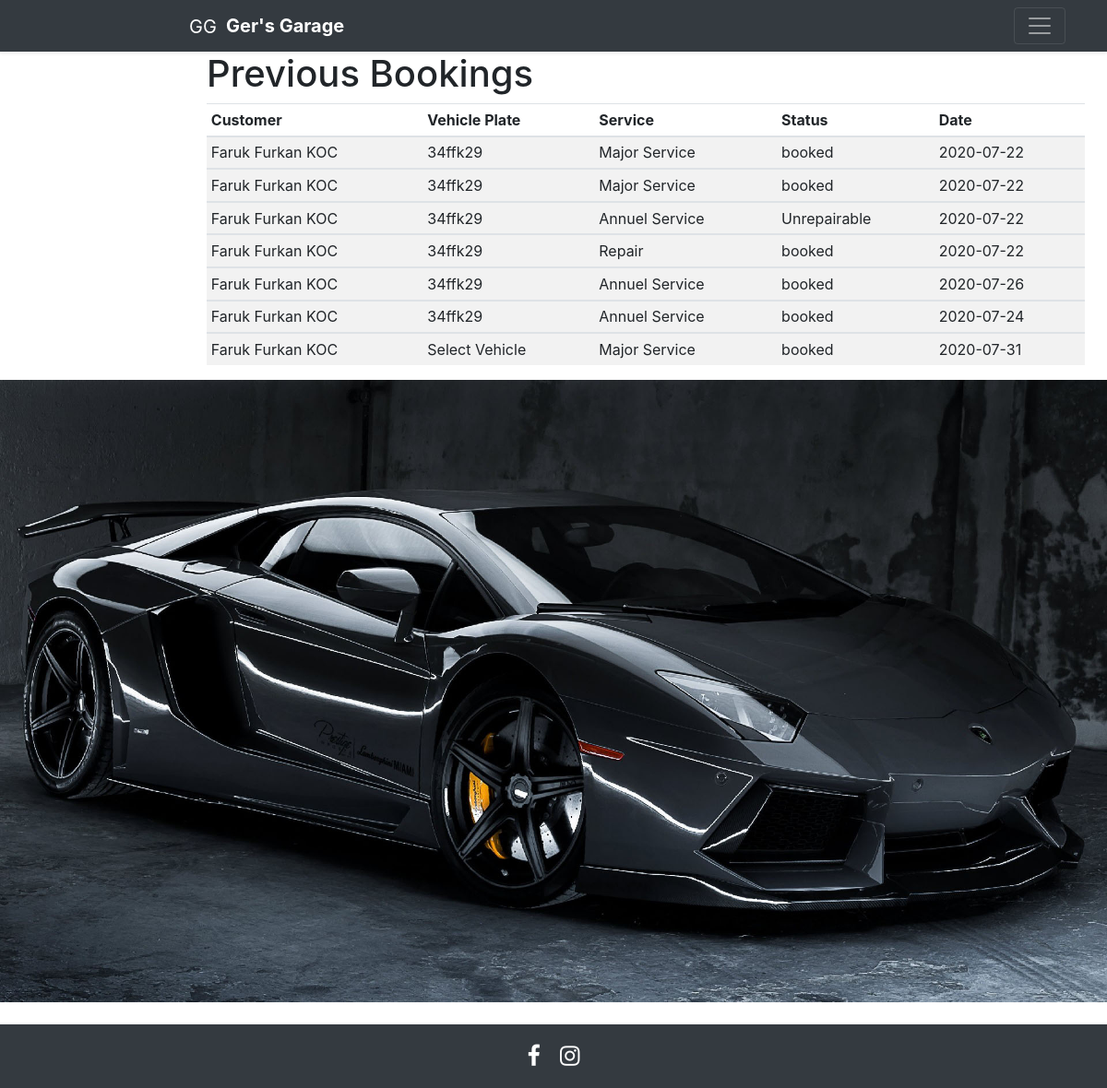
Screenshot of /client/index.php (signed in) with the database file from the repository.
### tables this page shows
CREATE TABLE IF NOT EXISTS `booking` (
  `id` int(11) unsigned NOT NULL AUTO_INCREMENT,
  `user` varchar(100) NOT NULL,
  `phone` varchar(100) NOT NULL,
  `vehicletype` varchar(100) NOT NULL,
  `selectmake` varchar(100) NOT NULL,
  `selectmodel` varchar(100) NOT NULL,
  `licence` varchar(100) NOT NULL,
  `enginetype` varchar(100) NOT NULL,
  `service` varchar(100) NOT NULL,
  `date` varchar(100) NOT NULL,
  `vehicle` varchar(100) NOT NULL,
  `comment` varchar(500) NOT NULL,
  `status` enum('booked','In Service','Unrepairable','Fixed','Collected') NOT NULL,
  PRIMARY KEY (`id`)
);

### client/index.php (the view)
<?php
include("header.php");
if(isset($_SESSION['user']) && $_SESSION['user'] != 'admin'){
?>
<main role="main" class="col-md-9 ml-sm-auto col-lg-10 px-4">
  <h1 class="h1">Previous Bookings</h1>
  <div class="table-responsive">
    <table class="table table-striped table-sm">
      <thead>
        <tr>
          <th>Customer</th>
          <th>Vehicle Plate</th>
          <th>Service</th>
          <th>Status</th>
          <th>Date</th>
        </tr>
      </thead>
      <?php
$user = $_SESSION['user'];
$query_vehicle = "SELECT * FROM `booking` WHERE `user`='$user' ";
$result_vehicles = mysqli_query($conn, $query_vehicle);
while($row = mysqli_fetch_array($result_vehicles)){
	if(@$_SESSION['user'] == $row['user']){
?>
      <tbody>
       <td><?php echo $row['user'] ?></td>
       <td><?php echo $row['vehicle'] ?></td>
       <td><?php echo $row['service'] ?></td>
       <td><?php echo $row['status'] ?></td>
       <td><?php echo $row['date'] ?></td>
      </tbody>
<?php } } ?>
    </table>
  </div>
</main>
<?php } ?>
<img src="assets/image/frontcar2.jpg" class="img-100-size" title="Gas Spring, boot" alt="Alternator">
<?php
include("footer.php");
?>

### client/header.php (shortened to what this page needs)
<!DOCTYPE html>
<html lang="en">
<head>
    <link rel="stylesheet" href="https://stackpath.bootstrapcdn.com/bootstrap/4.4.1/css/bootstrap.min.css">
    <link rel="stylesheet" href="assets/css/custom.css"/>
    <link rel="stylesheet" href="https://stackpath.bootstrapcdn.com/font-awesome/4.7.0/css/font-awesome.min.css">
</head>
<body>
        <header>
                <div class="navbar navbar-dark bg-dark shadow-sm">
                  <div class="container d-flex justify-content-between">
                    <a href="index.php" class="navbar-brand d-flex align-items-center">
                      <svg height="30" width="200">
                        <text x="160" y="23" fill="white">GG</text>
                      </svg>
                      <strong>Ger's Garage</strong>
                    </a>
                    <button class="navbar-toggler" type="button" data-toggle="collapse" data-target="#navbarHeader" aria-controls="navbarHeader" aria-expanded="false" aria-label="Toggle navigation">
                      <span class="navbar-toggler-icon"></span>
                    </button>
                  </div>
                </div>
              </header>

### client/footer.php (shortened to what this page needs)
<br><br>
<footer class="footer mt-auto py-3" style="background-color:#343A40">
    <div class="row">
           <div class="col">
          <div class="text-center">
            <span class="text-muted" style="font-size:25px;">
            <a href="" style="color:white"><i class="fa fa-facebook"></i></a>&nbsp;&nbsp;
            <a href="" style="color:white"><i class="fa fa-instagram"></i></a>
            </span>
          </div>
</div></div>
        </footer>
</body>
</html>

### client/assets/css/custom.css (style rules this page uses)
.img-100-size { width: 100%; }

### rows the page displays
booking: user "Faruk Furkan KOC", vehicle "34ffk29", service "Major Service", status "booked", date "2020-07-22"
booking: user "Faruk Furkan KOC", vehicle "34ffk29", service "Major Service", status "booked", date "2020-07-22"
booking: user "Faruk Furkan KOC", vehicle "34ffk29", service "Annuel Service", status "Unrepairable", date "2020-07-22"
booking: user "Faruk Furkan KOC", vehicle "34ffk29", service "Repair", status "booked", date "2020-07-22"
booking: user "Faruk Furkan KOC", vehicle "34ffk29", service "Annuel Service", status "booked", date "2020-07-26"
booking: user "Faruk Furkan KOC", vehicle "34ffk29", service "Annuel Service", status "booked", date "2020-07-24"
booking: user "Faruk Furkan KOC", vehicle "Select Vehicle", service "Major Service", status "booked", date "2020-07-31"
